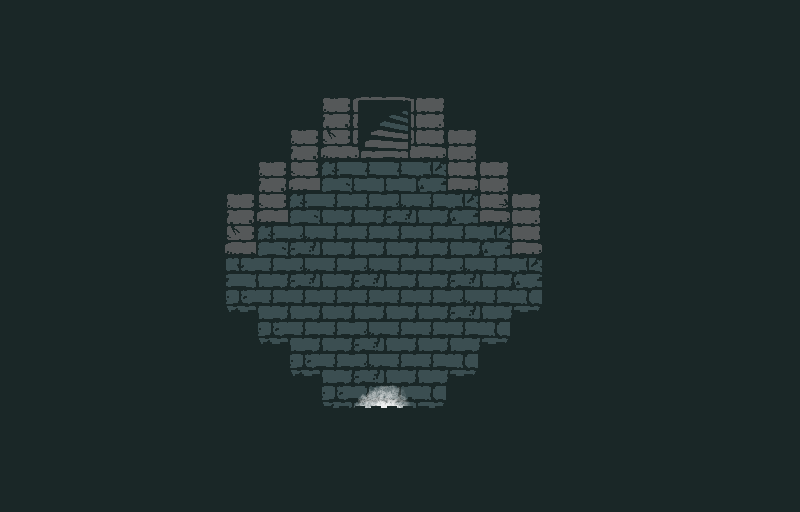

This is a level from a 2D game, rendered from its Tiled map with the project's own tilesets. A one-line summary and the complete map file follow:
An orthogonal 25x16 tile map with 32x32 px tiles, 5 tile layers (FLOOR, MIDDLE, ABOVE, LIGHT, ...), 3 tilesets and 22 objects (2x portal, stone).

<map version="1.2" tiledversion="1.2.0" orientation="orthogonal" renderorder="right-down" width="25" height="16" tilewidth="32" tileheight="32" infinite="0" nextlayerid="10" nextobjectid="300">
 <tileset firstgid="1" source="tilesets/objects.tsx" />
 <tileset firstgid="9" source="tilesets/fort_interior.tsx" />
 <tileset firstgid="73" source="tilesets/light.tsx" />
 <layer id="1" name="FLOOR" width="25" height="16">
  <data encoding="csv">
0,0,0,0,0,0,0,0,0,0,0,0,0,0,0,0,0,0,0,0,0,0,0,0,0,
0,0,0,0,0,0,0,0,0,0,0,0,0,0,0,0,0,0,0,0,0,0,0,0,0,
0,0,0,0,0,0,0,0,0,0,0,0,0,0,0,0,0,0,0,0,0,0,0,0,0,
0,0,0,0,0,0,0,0,0,0,46,29,30,15,0,0,0,0,0,0,0,0,0,0,0,
0,0,0,0,0,0,0,0,0,13,54,37,38,23,15,0,0,0,0,0,0,0,0,0,0,
0,0,0,0,0,0,0,0,13,21,10,11,11,12,23,45,0,0,0,0,0,0,0,0,0,
0,0,0,0,0,0,0,46,21,10,19,19,17,19,12,53,15,0,0,0,0,0,0,0,0,
0,0,0,0,0,0,0,54,10,17,19,19,19,19,19,12,23,0,0,0,0,0,0,0,0,
0,0,0,0,0,0,0,18,19,17,19,17,19,19,17,19,12,0,0,0,0,0,0,0,0,
0,0,0,0,0,0,0,26,19,19,19,19,19,19,17,19,28,0,0,0,0,0,0,0,0,
0,0,0,0,0,0,0,0,26,19,19,17,19,19,19,28,0,0,0,0,0,0,0,0,0,
0,0,0,0,0,0,0,0,0,26,19,17,19,19,28,0,0,0,0,0,0,0,0,0,0,
0,0,0,0,0,0,0,0,0,0,26,27,27,28,0,0,0,0,0,0,0,0,0,0,0,
0,0,0,0,0,0,0,0,0,0,0,0,0,0,0,0,0,0,0,0,0,0,0,0,0,
0,0,0,0,0,0,0,0,0,0,0,0,0,0,0,0,0,0,0,0,0,0,0,0,0,
0,0,0,0,0,0,0,0,0,0,0,0,0,0,0,0,0,0,0,0,0,0,0,0,0
</data>
 </layer>
 <layer id="2" name="MIDDLE" width="25" height="16">
  <data encoding="csv">
0,0,0,0,0,0,0,0,0,0,0,0,0,0,0,0,0,0,0,0,0,0,0,0,0,
0,0,0,0,0,0,0,0,0,0,0,0,0,0,0,0,0,0,0,0,0,0,0,0,0,
0,0,0,0,0,0,0,0,0,0,0,0,0,0,0,0,0,0,0,0,0,0,0,0,0,
0,0,0,0,0,0,0,0,0,0,0,0,0,0,0,0,0,0,0,0,0,0,0,0,0,
0,0,0,0,0,0,0,0,0,0,0,0,0,0,0,0,0,0,0,0,0,0,0,0,0,
0,0,0,0,0,0,0,0,0,0,0,0,0,0,0,0,0,0,0,0,0,0,0,0,0,
0,0,0,0,0,0,0,0,0,0,0,0,0,0,0,0,0,0,0,0,0,0,0,0,0,
0,0,0,0,0,0,0,0,0,0,0,0,0,0,0,0,0,0,0,0,0,0,0,0,0,
0,0,0,0,0,0,0,0,0,0,0,0,0,0,0,0,0,0,0,0,0,0,0,0,0,
0,0,0,0,0,0,0,0,0,0,0,0,0,0,0,0,0,0,0,0,0,0,0,0,0,
0,0,0,0,0,0,0,0,0,0,0,0,0,0,0,0,0,0,0,0,0,0,0,0,0,
0,0,0,0,0,0,0,0,0,0,0,0,0,0,0,0,0,0,0,0,0,0,0,0,0,
0,0,0,0,0,0,0,0,0,0,0,0,0,0,0,0,0,0,0,0,0,0,0,0,0,
0,0,0,0,0,0,0,0,0,0,0,0,0,0,0,0,0,0,0,0,0,0,0,0,0,
0,0,0,0,0,0,0,0,0,0,0,0,0,0,0,0,0,0,0,0,0,0,0,0,0,
0,0,0,0,0,0,0,0,0,0,0,0,0,0,0,0,0,0,0,0,0,0,0,0,0
</data>
 </layer>
 <layer id="3" name="ABOVE" width="25" height="16">
  <data encoding="csv">
0,0,0,0,0,0,0,0,0,0,0,0,0,0,0,0,0,0,0,0,0,0,0,0,0,
0,0,0,0,0,0,0,0,0,0,0,0,0,0,0,0,0,0,0,0,0,0,0,0,0,
0,0,0,0,0,0,0,0,0,0,0,0,0,0,0,0,0,0,0,0,0,0,0,0,0,
0,0,0,0,0,0,0,0,0,0,0,0,0,0,0,0,0,0,0,0,0,0,0,0,0,
0,0,0,0,0,0,0,0,0,0,0,0,0,0,0,0,0,0,0,0,0,0,0,0,0,
0,0,0,0,0,0,0,0,0,0,0,0,0,0,0,0,0,0,0,0,0,0,0,0,0,
0,0,0,0,0,0,0,0,0,0,0,0,0,0,0,0,0,0,0,0,0,0,0,0,0,
0,0,0,0,0,0,0,0,0,0,0,0,0,0,0,0,0,0,0,0,0,0,0,0,0,
0,0,0,0,0,0,0,0,0,0,0,0,0,0,0,0,0,0,0,0,0,0,0,0,0,
0,0,0,0,0,0,0,0,0,0,0,0,0,0,0,0,0,0,0,0,0,0,0,0,0,
0,0,0,0,0,0,0,0,0,0,0,0,0,0,0,0,0,0,0,0,0,0,0,0,0,
0,0,0,0,0,0,0,0,0,0,0,0,0,0,0,0,0,0,0,0,0,0,0,0,0,
0,0,0,0,0,0,0,0,0,0,0,0,0,0,0,0,0,0,0,0,0,0,0,0,0,
0,0,0,0,0,0,0,0,0,0,0,0,0,0,0,0,0,0,0,0,0,0,0,0,0,
0,0,0,0,0,0,0,0,0,0,0,0,0,0,0,0,0,0,0,0,0,0,0,0,0,
0,0,0,0,0,0,0,0,0,0,0,0,0,0,0,0,0,0,0,0,0,0,0,0,0
</data>
 </layer>
 <layer id="9" name="LIGHT" width="25" height="16">
  <data encoding="csv">
0,0,0,0,0,0,0,0,0,0,0,0,0,0,0,0,0,0,0,0,0,0,0,0,0,
0,0,0,0,0,0,0,0,0,0,0,0,0,0,0,0,0,0,0,0,0,0,0,0,0,
0,0,0,0,0,0,0,0,0,0,0,0,0,0,0,0,0,0,0,0,0,0,0,0,0,
0,0,0,0,0,0,0,0,0,0,0,0,0,0,0,0,0,0,0,0,0,0,0,0,0,
0,0,0,0,0,0,0,0,0,0,0,0,0,0,0,0,0,0,0,0,0,0,0,0,0,
0,0,0,0,0,0,0,0,0,0,0,0,0,0,0,0,0,0,0,0,0,0,0,0,0,
0,0,0,0,0,0,0,0,0,0,0,0,0,0,0,0,0,0,0,0,0,0,0,0,0,
0,0,0,0,0,0,0,0,0,0,0,0,0,0,0,0,0,0,0,0,0,0,0,0,0,
0,0,0,0,0,0,0,0,0,0,0,0,0,0,0,0,0,0,0,0,0,0,0,0,0,
0,0,0,0,0,0,0,0,0,0,0,0,0,0,0,0,0,0,0,0,0,0,0,0,0,
0,0,0,0,0,0,0,0,0,0,0,0,0,0,0,0,0,0,0,0,0,0,0,0,0,
0,0,0,0,0,0,0,0,0,0,0,0,0,0,0,0,0,0,0,0,0,0,0,0,0,
0,0,0,0,0,0,0,0,0,0,0,77,78,0,0,0,0,0,0,0,0,0,0,0,0,
0,0,0,0,0,0,0,0,0,0,0,0,0,0,0,0,0,0,0,0,0,0,0,0,0,
0,0,0,0,0,0,0,0,0,0,0,0,0,0,0,0,0,0,0,0,0,0,0,0,0,
0,0,0,0,0,0,0,0,0,0,0,0,0,0,0,0,0,0,0,0,0,0,0,0,0
</data>
 </layer>
 <layer id="4" name="OVERHEAD" width="25" height="16">
  <data encoding="csv">
9,9,9,9,9,9,9,9,9,9,9,9,9,9,9,9,9,9,9,9,9,9,9,9,9,
9,9,9,9,9,9,9,9,9,9,9,9,9,9,9,9,9,9,9,9,9,9,9,9,9,
9,9,9,9,9,9,9,9,9,9,9,9,9,9,9,9,9,9,9,9,9,9,9,9,9,
9,9,9,9,9,9,9,9,9,9,0,0,0,0,9,9,9,9,9,9,9,9,9,9,9,
9,9,9,9,9,9,9,9,9,0,0,0,0,0,0,9,9,9,9,9,9,9,9,9,9,
9,9,9,9,9,9,9,9,0,0,0,0,0,0,0,0,9,9,9,9,9,9,9,9,9,
9,9,9,9,9,9,9,0,0,0,0,0,0,0,0,0,0,9,9,9,9,9,9,9,9,
9,9,9,9,9,9,9,0,0,0,0,0,0,0,0,0,0,9,9,9,9,9,9,9,9,
9,9,9,9,9,9,9,0,0,0,0,0,0,0,0,0,0,9,9,9,9,9,9,9,9,
9,9,9,9,9,9,9,43,0,0,0,0,0,0,0,0,41,9,9,9,9,9,9,9,9,
9,9,9,9,9,9,9,9,43,0,0,0,0,0,0,41,9,9,9,9,9,9,9,9,9,
9,9,9,9,9,9,9,9,9,43,0,0,0,0,41,9,9,9,9,9,9,9,9,9,9,
9,9,9,9,9,9,9,9,9,9,42,42,42,42,9,9,9,9,9,9,9,9,9,9,9,
9,9,9,9,9,9,9,9,9,9,9,9,9,9,9,9,9,9,9,9,9,9,9,9,9,
9,9,9,9,9,9,9,9,9,9,9,9,9,9,9,9,9,9,9,9,9,9,9,9,9,
9,9,9,9,9,9,9,9,9,9,9,9,9,9,9,9,9,9,9,9,9,9,9,9,9
</data>
 </layer>
 <objectgroup id="5" name="SLOPES" visible="0">
  <object id="280" x="360" y="96" width="48" height="64" />
 </objectgroup>
 <objectgroup color="#32e3c6" id="6" name="TERRAIN" visible="0">
  <object id="224" name="stone" x="0" y="0" width="800" height="512" />
 </objectgroup>
 <objectgroup color="#50734a" id="7" name="COLLISION" visible="0" opacity="0.5">
  <object id="281" x="320" y="96" width="40" height="64" />
  <object id="282" x="408" y="96" width="40" height="64" />
  <object id="283" x="288" y="128" width="32" height="64" />
  <object id="284" x="256" y="160" width="32" height="64" />
  <object id="285" x="224" y="192" width="32" height="64" />
  <object id="286" x="192" y="224" width="32" height="160" />
  <object id="287" x="224" y="320" width="32" height="64" />
  <object id="288" x="256" y="352" width="32" height="64" />
  <object id="289" x="288" y="384" width="32" height="64" />
  <object id="290" x="320" y="416" width="32" height="32" />
  <object id="291" x="416" y="416" width="32" height="32" />
  <object id="292" x="448" y="384" width="32" height="64" />
  <object id="293" x="480" y="352" width="32" height="96" />
  <object id="294" x="512" y="320" width="32" height="128" />
  <object id="295" x="544" y="192" width="32" height="224" />
  <object id="296" x="512" y="160" width="32" height="96" />
  <object id="297" x="480" y="160" width="32" height="64" />
  <object id="298" x="448" y="128" width="32" height="64" />
 </objectgroup>
 <objectgroup id="8" name="ENTITIES" opacity="0.64">
  <object id="278" name="portal" gid="6" x="360" y="144" width="48" height="40">
   <properties>
    <property name="DEST" value="FORTMAZE,17,20.5" />
    <property name="TYPE" value="PORTAL" />
   </properties>
  </object>
  <object id="279" name="portal" gid="6" x="352" y="448" width="64" height="32">
   <properties>
    <property name="DEST" value="SPRING,37.5,28" />
    <property name="TYPE" value="PORTAL" />
   </properties>
  </object>
 </objectgroup>
</map>
